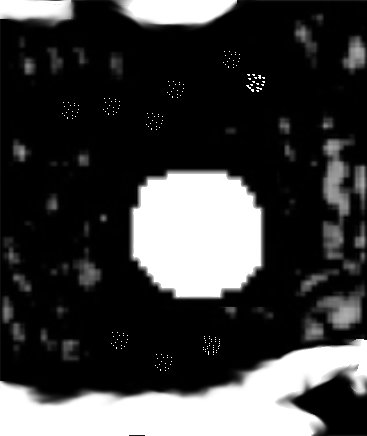
#> input picture 7a Fase/PIM/Rasterização/T3/solda.png, 367 x 436 px
$ python solda.py   (Python 2 division)
#> lines starting #> are read from the running program, lines starting #| are printed output that depends on the picture; after the words box and inside, x2 and y2 are one past the last pixel; in counts of white or black regions, pixels touching at a corner belong together
from PIL import Image
import numpy as np

imagem = Image.open("solda.png")
#> imagem is the input picture: PIL image 367x436 LA; mean R, G, B, A 62.3, 62.3, 62.3, 254.9
h, w = imagem.size
#> h = 367; w = 436

fundo = 0
objeto = 255

border = 160

imagem = imagem.convert('L')
#> imagem: PIL image 367x436 L
array_p = imagem.load()

for i in range (0, h):
    for j in range (0, w):
        if(array_p[i,j] > 160):
            array_p[i,j] = 255
        else:
			array_p[i,j] = 0

a = np.array(imagem)
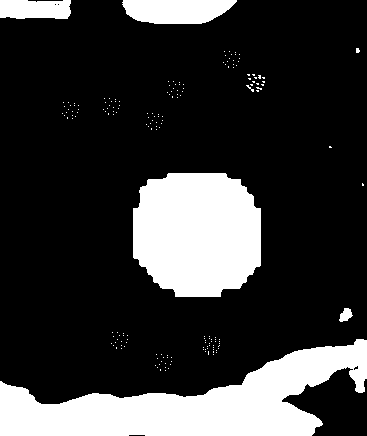
#> a: shape (436, 367); 21.5% white; 180 white regions (175 under 20 px), largest, box (x1, y1, x2, y2) and area: (0, 339, 367, 436) 17019, (133, 173, 261, 297) 13468, (122, 0, 237, 24) 2262, (0, 0, 71, 19) 1244, (339, 308, 353, 322) 125

#Ajustando imagem, acrescentando borda
a[ :30, : ] = border
a[-30: , : ] = border
a[ : , :30] = border
a[ : ,-30: ] = border
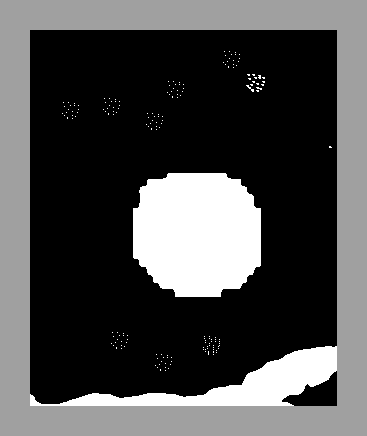
#> a: shape (436, 367); min 0, max 255, mean 76


imagem = Image.fromarray(a)
imagem.show()
#GREYSCALE e borders


for i in range(16, h-16):
    for j in range(16, w-16):
        array_p2 = imagem.load()

        n_sup = array_p2[i-1,j]
        n_inf = array_p2[i+1,j]
        n_left = array_p2[i,j-1]
        n_right = array_p2[i,j+1]

        if ((array_p2[i,j] == objeto) and (n_left == border or n_right == border or n_inf == border or n_sup == border)):
            imagem.putpixel((i,j), border)

for i in range(h-16, 16, -1):
    for j in range(w-16, 16,-1):
        array_p2 = imagem.load()

        n_sup = array_p2[i-1,j]
        n_inf = array_p2[i+1,j]
        n_left = array_p2[i,j-1]
        n_right = array_p2[i,j+1]

        if ((array_p2[i,j] == objeto) and (n_left == border or n_right == border or n_inf == border or n_sup == border)):
            imagem.putpixel((i,j), border)
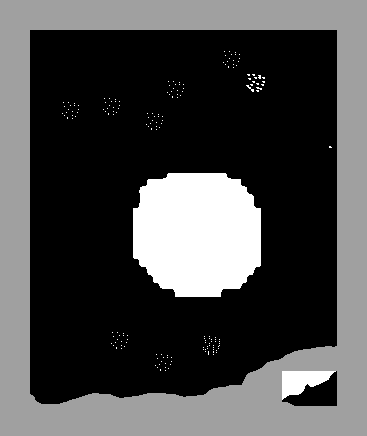
#> imagem: PIL image 367x436 L; min 0, max 255, mean 73


for i in range(16, h-16):
    for j in range(16, w-16):
        array_p2 = imagem.load()

        n_sup = array_p2[i-1,j]
        n_inf = array_p2[i+1,j]
        n_left = array_p2[i,j-1]
        n_right = array_p2[i,j+1]

        if ((array_p2[i,j] == objeto) and (n_left == border or n_right == border or n_inf == border or n_sup == border)):
            imagem.putpixel((i,j), border)

for i in range (0, h):
    for j in range (0, w):
        if(array_p2[i,j] > 180):
            array_p2[i,j] = 255
        else:
			array_p2[i,j] = 0


for i in range(16, h-16):
    for j in range(16, w-16):
        array_p2 = imagem.load()

        n_sup = array_p2[i-1,j]
        n_inf = array_p2[i+1,j]
        n_left = array_p2[i,j-1]
        n_right = array_p2[i,j+1]

        if ((array_p2[i,j] == objeto) and (n_left == border or n_right == border or n_inf == border or n_sup == border)):
            imagem.putpixel((i,j), border)
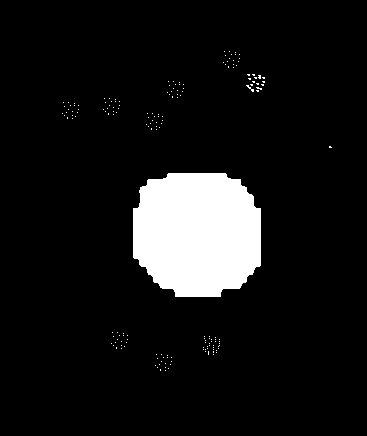
#> imagem: PIL image 367x436 L; 8.6% white; 174 white regions (173 under 20 px), largest, box (x1, y1, x2, y2) and area: (133, 173, 261, 297) 13468


imagem.save("solda_output.png")
imagem.show()
